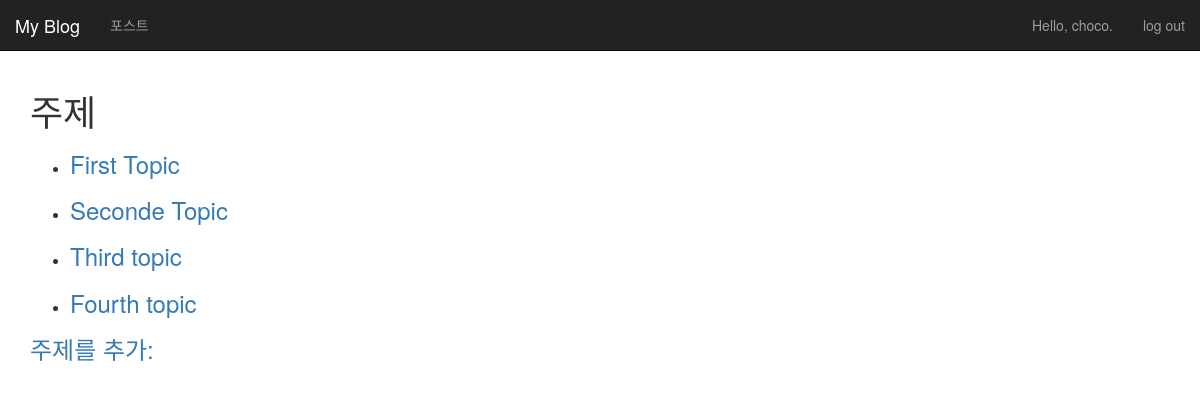
Page /topics/ (signed in) on the earlier database version.
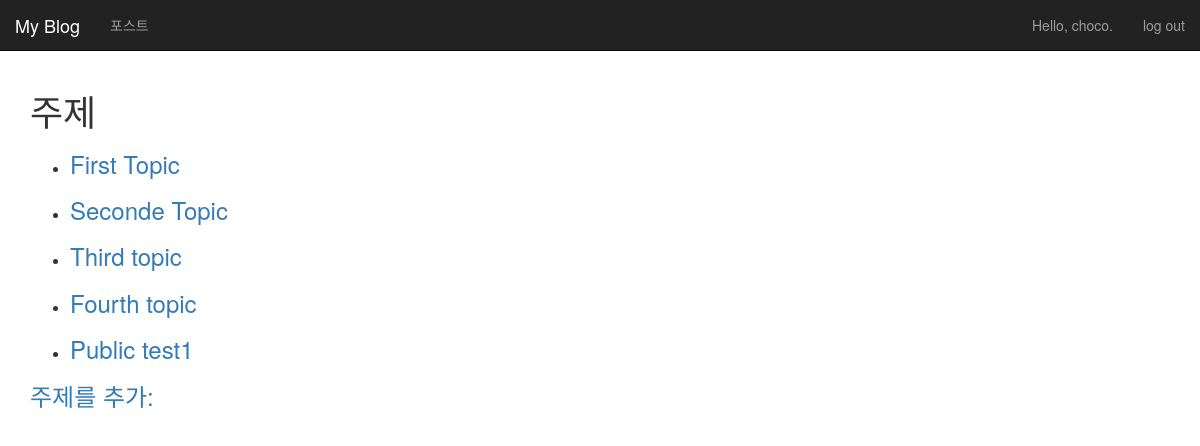
Same page on the later database version.
### my_blog/models.py (models this page shows)
class Topic(models.Model):
    text = models.CharField(max_length=200)
    date_added = models.DateTimeField(auto_now_add=True)
    owner = models.ForeignKey(User, on_delete= models.CASCADE)
    public = models.BooleanField(default=False)
    def __str__(self):
        return self.text

### my_blog/views.py (the view)
# urls.py: re_path(r'^topics/$', views.topics, name='topics'),
def topics(request):
    topics = _get_topics_For_user(request.user).order_by('date_added')
    form = TopicForm()
    context = {'topics': topics, 'form':form}
    return render(request, 'my_blog/topics.html', context)

### my_blog/views.py (called while the page is built)
def _get_topics_For_user(user):
    q = Q(public=True)
    if user.is_authenticated:
        q = q | Q(public=False, owner=user)
    return Topic.objects.filter(q)

### my_blog/templates/my_blog/topics.html
{% extends "my_blog/base.html" %}
{% load bootstrap3 %}
{% block header %}
  <h1>주제</h1>
{% endblock %}
{% block content %}
  <ul>
    {% for topic in topics %}
    <li>
      <h3>
        <a href="{% url 'my_blog:topic' topic.id %}">{{ topic }}</a>
      </h3>
    </li>
    {% empty %}
      <li>아무것도 없지롱!</li>
    {% endfor %}
  </ul>
  <h3><a href="{% url 'my_blog:new_topic' %}">주제를 추가:</a></h3>
{% endblock %}

### my_blog/templates/my_blog/base.html (shortened to what this page needs)
{% load bootstrap3 %}
<!DOCTYPE html>
<html lang='ko'>
  <head>
    {% bootstrap_css %}
  </head>
  <body>
    <nav class="navbar navbar-inverse navbar-static-top">
      <div class="container-fluid">
        <div class="navbar-header">
          <a href="{% url 'my_blog:index' %}" class="navbar-brand">
            My Blog
          </a>
        </div>
        <div id="navbar" class="navbar-collapse collapse">
          <ul class="nav navbar-nav">
            <li>
              <a href="{% url 'my_blog:topics' %}">포스트</a>
            </li>
          </ul>
          <ul class="nav navbar-nav navbar-right">
            {% if user.is_authenticated %}
            <li><a>Hello, {{ user.username }}.</a></li>
            <li><a href="{% url 'users:logout' %}">log out</a></li>
            {% else %}
              <li><a href="{% url 'users:register' %}">회원가입</a></li>
              <li><a href="{% url 'users:login' %}">log in</a></li>
            {% endif %}
          </ul>
        </div>
      </div>
    </nav>
    <div class="container">
      <div clas="page-header">
        {% block header %}{% endblock %}
      </div>
      <div>
        {% block content %}{% endblock %}
      </div>
    </div>
  </body>
</html>

Differences in the rows shown:
added Topic: text "Public test1"
